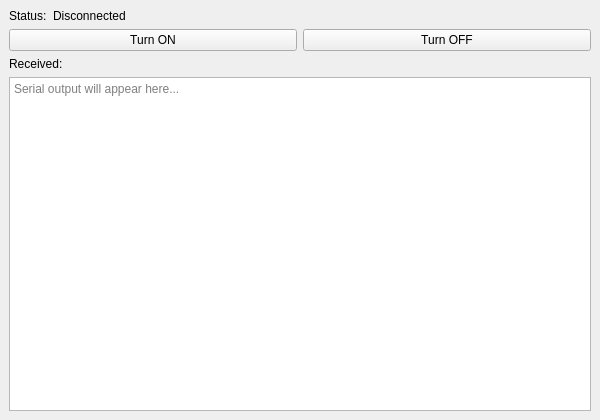
<?xml version="1.0" encoding="UTF-8"?>
<ui version="4.0">
 <class>MainWindow</class>
 <widget class="QMainWindow" name="MainWindow">
  <property name="geometry">
   <rect>
    <x>0</x>
    <y>0</y>
    <width>600</width>
    <height>420</height>
   </rect>
  </property>
  <property name="windowTitle">
   <string>Arduino Serial Demo</string>
  </property>
  <widget class="QWidget" name="centralwidget">
   <layout class="QVBoxLayout" name="verticalLayout">
    <item>
     <layout class="QHBoxLayout" name="statusLayout">
      <item>
       <widget class="QLabel" name="label">
        <property name="text">
         <string>Status:</string>
        </property>
       </widget>
      </item>
      <item>
       <widget class="QLabel" name="StatusLabel">
        <property name="text">
         <string>Disconnected</string>
        </property>
       </widget>
      </item>
      <item>
       <spacer name="horizontalSpacer">
        <property name="orientation">
         <enum>Qt::Orientation::Horizontal</enum>
        </property>
        <property name="sizeHint" stdset="0">
         <size>
          <width>0</width>
          <height>0</height>
         </size>
        </property>
       </spacer>
      </item>
     </layout>
    </item>
    <item>
     <layout class="QHBoxLayout" name="buttonLayout">
      <item>
       <widget class="QPushButton" name="On_Button">
        <property name="text">
         <string>Turn ON</string>
        </property>
       </widget>
      </item>
      <item>
       <widget class="QPushButton" name="Off_Button">
        <property name="text">
         <string>Turn OFF</string>
        </property>
       </widget>
      </item>
     </layout>
    </item>
    <item>
     <widget class="QLabel" name="receivedLabel">
      <property name="text">
       <string>Received:</string>
      </property>
     </widget>
    </item>
    <item>
     <widget class="QTextEdit" name="SerialOutput">
      <property name="readOnly">
       <bool>true</bool>
      </property>
      <property name="placeholderText">
       <string>Serial output will appear here...</string>
      </property>
     </widget>
    </item>
   </layout>
  </widget>
 </widget>
 <resources/>
 <connections/>
</ui>
